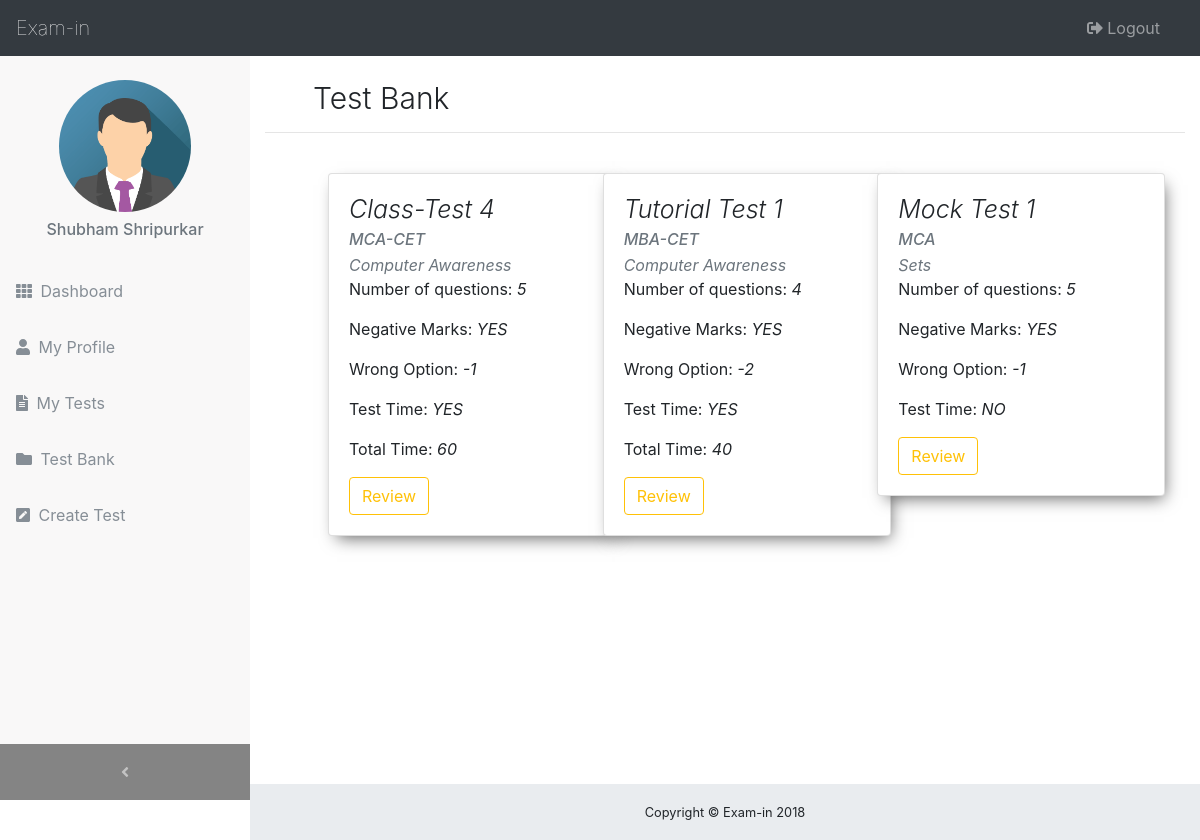
/test-system/test_bank.php (signed in), run on an earlier commit of the app's database.
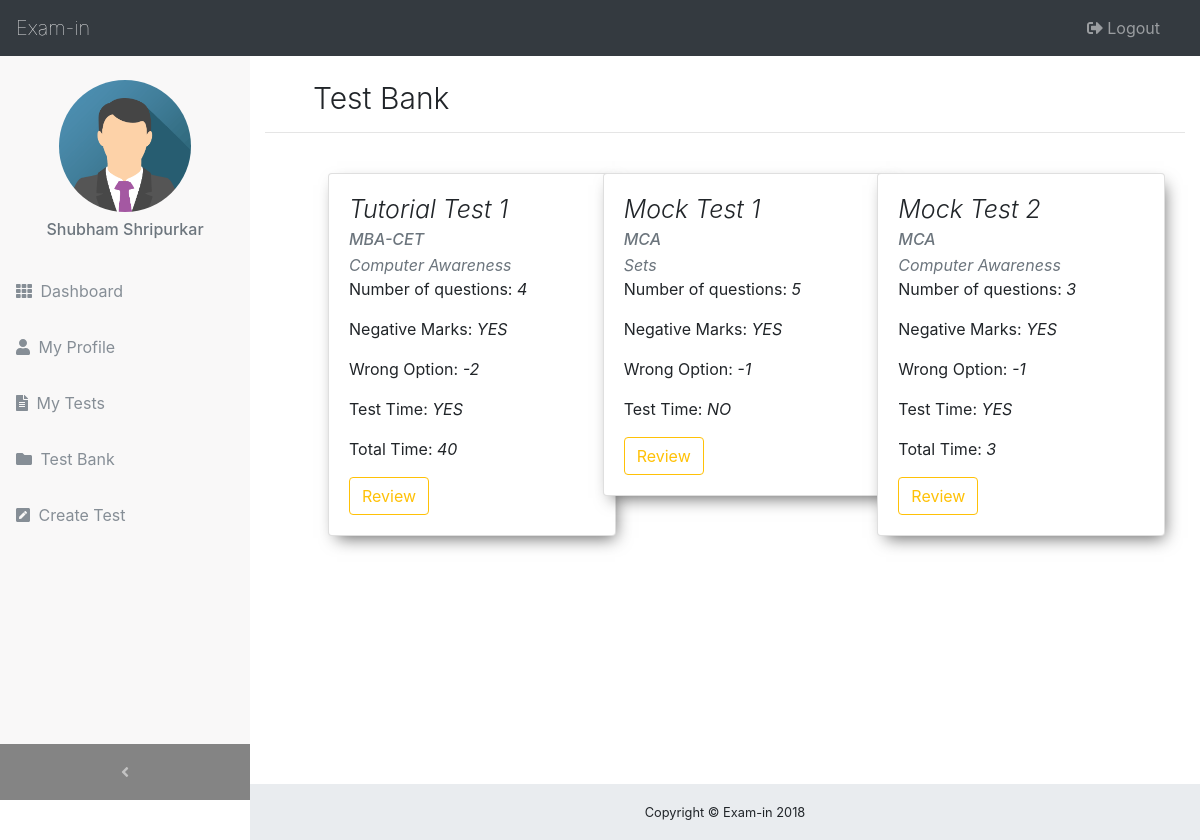
And on a later commit of the database.
### tables this page shows
CREATE TABLE `test_bank` (
  `test_id` smallint(100) NOT NULL,
  `staff_id` smallint(100) NOT NULL,
  `test_name` varchar(50) NOT NULL,
  `test_stream` varchar(50) NOT NULL,
  `test_subject` varchar(50) NOT NULL,
  `number_of_questions` int(30) NOT NULL,
  `neg_marks` tinyint(5) DEFAULT NULL,
  `test_time` tinyint(100) DEFAULT NULL,
  `test_visibility` tinyint(1) NOT NULL DEFAULT '0'
);

### test-system/test_bank.php (the view, shortened to what this page needs)
<?php
    include_once '../db/database.php';
    $sql = "SELECT * FROM test_bank";
    $result = mysqli_query($conn,$sql);
?>
<!DOCTYPE html>
<html>
<head>
    <?php  include '../include/css_include.php' ?>
    <link rel="stylesheet" href="../css/master.css">
</head>
<body>
    <?php
        if ($_SESSION['user_type']==1) {
            include '../include/staff_navbar_include.php';
        }
        elseif ($_SESSION['user_type']==2) {
            include '../include/student_navbar_include.php';
        }
    ?>
    <div class="content-wrapper my-5">
        <div class="container my-3">
            <h2 class="ml-5 display-4" style="font-size:30px;">Test Bank</h2>
            <hr>
            <?php
                echo "<div class='row mx-5'>";
                if (mysqli_num_rows($result) > 0) {
                    while ($row = mysqli_fetch_assoc($result)) {
                        if ($row['neg_marks'] > 0) {
                            $neg_marks = 'YES';
                        }else {
                            $neg_marks = 'NO';
                        }
                        if ($row['test_time'] > 0) {
                            $test_time = 'YES';
                        }else {
                            $test_time = 'NO';
                        }
                        echo"<div class='col-md-4 my-4'>
                                <div class='card' style='width: 18rem;'>";
                                    if ($_SESSION['user_type']==1) {
                                        echo "<form class='card-body' action='../staff/test_review.php' method='POST'>";
                                    }
                                    elseif ($_SESSION['user_type']==2) {
                                        echo "<form class='card-body' action='../student/test_attempt.php' method='POST'>";
                                    }
                                echo"   <h5 class='card-title display-4' style='font-size:25px;'><i>".$row['test_name']."</i></h5>
                                        <h6 class='card-subtitle mb-1 text-muted'><i>".$row['test_stream']."</i></h6>
                                        <h7 class='card-subtitle mb-3 text-muted'><i>".$row['test_subject']."</i></h7>
                                        <p class='card-text'>Number of questions: <i>".$row['number_of_questions']."</i></p>
                                        <p class='card-text'>Negative Marks: <i>".$neg_marks."</i></p>";
                                        if ($row['neg_marks'] > 0) {
                                            echo "<p class='card-text'>Wrong Option: <i>-".$row['neg_marks']."</i></p>";
                                        }
                            echo"       <p class='card-text'>Test Time: <i>".$test_time."</i></p>";
                                        if ($row['test_time'] > 0) {
                                            echo "<p class='card-text'>Total Time: <i>".$row['test_time']."</i></p>";
                                        }
                                        if ($_SESSION['user_type']==1) {
                                            echo "<button type='submit' class='btn btn-outline-warning'>Review</button>";
                                        }
                                        elseif ($_SESSION['user_type']==2) {
                                            echo "<button type='submit' class='btn btn-outline-success'>Attempt</button>";
                                        }
                            echo"   </form>
                                </div>
                            </div>";
                    }
                    echo "</div>";
                }
            ?>
        </div>
    </div>
    <footer class="sticky-footer">
        <div class="container">
            <div class="text-center">
                <small>Copyright © Exam-in 2018</small>
            </div>
        </div>
    </footer>
</body>
</html>

What changed in the data, as far as the page shows it:
removed test_bank: test_name "Class-Test 4", test_stream "MCA-CET", test_subject "Computer Awareness", number_of_questions "5", neg_marks "YES", neg_marks "1", test_time "YES", test_time "60"
added test_bank: test_name "Mock Test 2", test_stream "MCA", test_subject "Computer Awareness", number_of_questions "3", neg_marks "YES", neg_marks "1", test_time "YES", test_time "3"
